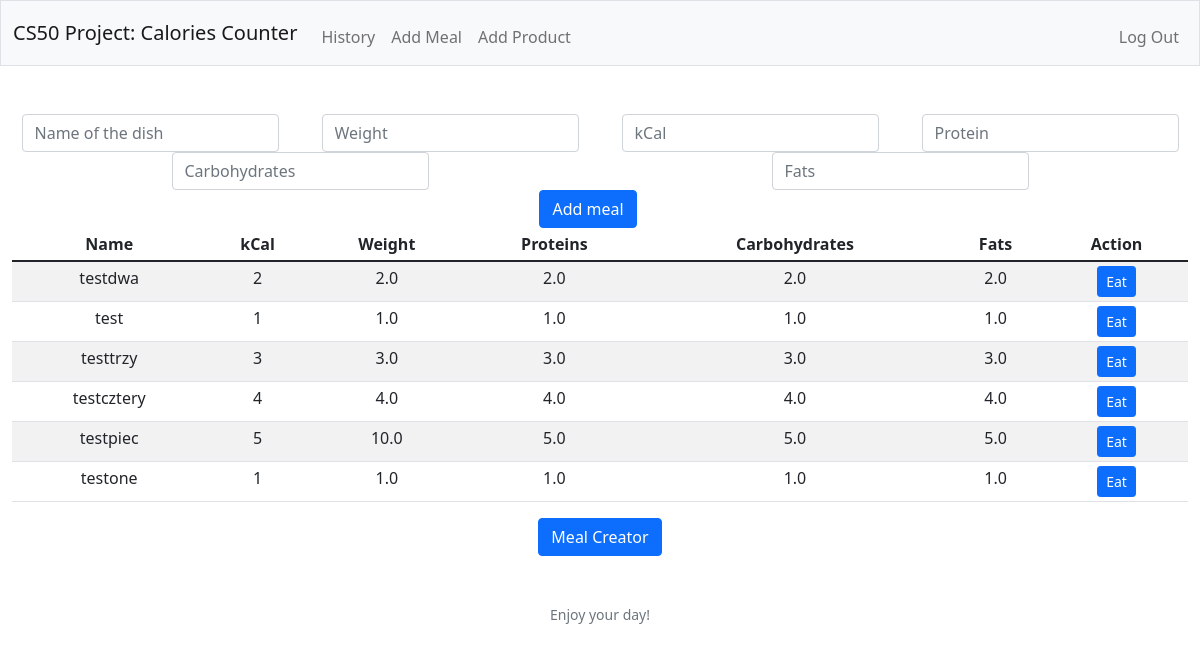
The page /meal (signed in) on the database its author committed.
### flaskr/schema.py (models this page shows)
class Meal(db.Model):
    meal_id = db.Column(db.Integer, primary_key=True)
    name = db.Column(db.String(150))
    kcal = db.Column(db.Integer)
    weight = db.Column(db.Float)
    carbs = db.Column(db.Float)
    protein = db.Column(db.Float)
    fats = db.Column(db.Float)
    date = db.Column(db.DateTime(timezone=True), default=func.now())
    user_id = db.Column(db.Integer, db.ForeignKey("user.id"))
    foods = db.relationship("Food")
    product_meal = db.relationship("Product_meal")

### flaskr/views.py (the view, shortened to what this page needs)
@views.route("/meal", methods = ["GET", "POST"])
@login_required
def meal():
    if request.method == "GET":
        meals = Meal.query.filter(Meal.user_id==current_user.id).all()
        return render_template("meal.html", meals=meals, user=current_user)

### flaskr/__init__.py (called while the page is built)
def create_app():
    app = Flask(__name__)
    app.config["SECRET_KEY"] = "DEV"
    app.config["SQLALCHEMY_DATABASE_URI"] = f"sqlite:///{DB_NAME}"
    db.init_app(app)
    from .views import views
    from .auth import auth
    from .stats import stats
    app.register_blueprint(views, url_prefix="/")
    app.register_blueprint(auth, url_prefix="/")
    app.register_blueprint(stats, url_prefix="/")
    with app.app_context():
        from .schema import User, Meal, Product
        db.create_all()
    login_manager = LoginManager()
    login_manager.login_view = 'auth.login'
    login_manager.init_app(app)
    @login_manager.user_loader
    def load_user(id):
        return User.query.get(int(id))
    return app

### flaskr/templates/meal.html (shortened to what this page needs)
{% extends "layout.html" %}
{% block main %}
<div>
    <form action="/meal" method="POST" id="add_meal">
        <div class="row">
            <div class="col">
                <input autocomplete="off" autofocus class="form-control mx-auto w-auto" name="meal_name" placeholder="Name of the dish" type="text" required>
            </div>
            <div class="col">
                <input type="number" class="form-control mx-auto w-auto" name="weight" placeholder="Weight" min="0" step="1" required/>
            </div>
            <div class="col">
                <input type="number" class="form-control mx-auto w-auto" name="kcal" placeholder="kCal" min="0" step="1" required/>
            </div>
            <div class="col">
                <input type="number" class="form-control mx-auto w-auto" name="proteins" placeholder="Protein" min="0" step="0.1" required/>
            </div>
            <div class="col">
                <input type="number" class="form-control mx-auto w-auto" name="carbs" placeholder="Carbohydrates" min="0" step="0.1" required/>
            </div>
            <div class="col">
                <input type="number" class="form-control mx-auto w-auto" name="fats" placeholder="Fats" min="0" step="0.1" required/>
            </div>
            <div class="row">
                <div>
                    <button type="submit" class="btn btn-primary mb-auto w-auto">Add meal</button>
                </div>
            </div>
        </div>
    </form>
</div>
<div>
    <table class="table table-striped table-sm">
        <thead>
            <tr>
                <th>Name</th>
                <th>kCal</th>
                <th>Weight</th>
                <th>Proteins</th>
                <th>Carbohydrates</th>
                <th>Fats</th>
                <th>Action</th>
            </tr>
        </thead>
        <tbody>
         {% for meal in meals %}
        <form method="POST" action="/eat_meal" id="eat_meal" class="table-sm">
            <tr>
                <td>{{ meal["name"] }}</td>
                <td>{{ meal["kcal"] }}</td>
                <td>{{ meal["weight"] }}</td>
                <td>{{ meal["protein"] }}</td>
                <td>{{ meal["carbs"] }}</td>
                <td>{{ meal["fats"] }}</td>
                <td>
                    <button type="submit" class="btn btn-primary btn-sm"> Eat </button>
                </td>
            </tr>
        </form>
        {% endfor %}
        </tbody>
    </table>
</div>
<div>
    <form action="{{ url_for('views.meal_add') }}">
        <button type="submit" value="meal_add" id="meal_add" name="meal_add" class="btn btn-primary">Meal Creator</button>
    </form>
</div>
{% endblock %}

### flaskr/templates/layout.html (shortened to what this page needs)
<!DOCTYPE html>
<html lang="en">
    <head>
        <link href="https://cdn.jsdelivr.net/npm/bootstrap@5.1.3/dist/css/bootstrap.min.css" rel="stylesheet">
    </head>
    <body>
        <nav class="bg-light border navbar navbar-expand-md navbar-light">
            <div class="container-fluid">
                <a class="navbar-brand" href="/">CS50 Project: Calories Counter</a>
                <div class="collapse navbar-collapse" id="navbar">
                    {% if current_user.is_authenticated %}
                        <ul class="navbar-nav me-auto mt-2">
                            <li class="nav-item"><a class="nav-link" href="/history">History</a></li>
                            <li class="nav-item"><a class="nav-link" href="/meal">Add Meal</a></li>
                            <li class="nav-item"><a class="nav-link" href="/product">Add Product</a></li>
                        </ul>
                        <ul class="navbar-nav ms-auto mt-2">
                            <li class="nav-item"><a class="nav-link" href="/logout">Log Out</a></li>
                        </ul>
                    {% else %}
                        <ul class="navbar-nav ms-auto mt-2">
                            <li class="nav-item"><a class="nav-link" href="/sign-up">Sign Up</a></li>
                            <li class="nav-item"><a class="nav-link" href="/login">Log In</a></li>
                        </ul>
                    {% endif %}
                </div>
            </div>
        </nav>
        <main class="container-fluid py-5 text-center">
            {% block main %}{% endblock %}
        </main>
        <footer class="mb-5 small text-center text-muted">
            Enjoy your day!
        </footer>
    </body>
</html>

### rows shown on the page
Meal: name "testdwa", kcal "2", weight "2.0", protein "2.0", carbs "2.0", fats "2.0"
Meal: name "test", kcal "1", weight "1.0", protein "1.0", carbs "1.0", fats "1.0"
Meal: name "testtrzy", kcal "3", weight "3.0", protein "3.0", carbs "3.0", fats "3.0"
Meal: name "testcztery", kcal "4", weight "4.0", protein "4.0", carbs "4.0", fats "4.0"
Meal: name "testpiec", kcal "5", weight "10.0", protein "5.0", carbs "5.0", fats "5.0"
Meal: name "testone", kcal "1", weight "1.0", protein "1.0", carbs "1.0", fats "1.0"
